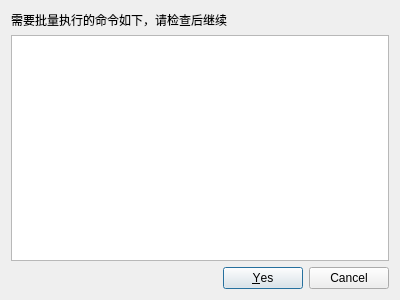
<?xml version="1.0" encoding="UTF-8"?>
<ui version="4.0">
 <class>Dialog_start_confirm</class>
 <widget class="QDialog" name="Dialog_start_confirm">
  <property name="geometry">
   <rect>
    <x>0</x>
    <y>0</y>
    <width>400</width>
    <height>300</height>
   </rect>
  </property>
  <property name="windowTitle">
   <string>Dialog</string>
  </property>
  <property name="sizeGripEnabled">
   <bool>false</bool>
  </property>
  <property name="modal">
   <bool>false</bool>
  </property>
  <layout class="QVBoxLayout" name="verticalLayout">
   <item>
    <widget class="QLabel" name="label">
     <property name="text">
      <string>需要批量执行的命令如下，请检查后继续</string>
     </property>
    </widget>
   </item>
   <item>
    <widget class="QListWidget" name="listWidget_out_confirm"/>
   </item>
   <item>
    <widget class="QDialogButtonBox" name="buttonBox">
     <property name="standardButtons">
      <set>QDialogButtonBox::Cancel|QDialogButtonBox::Yes</set>
     </property>
    </widget>
   </item>
  </layout>
 </widget>
 <resources/>
 <connections/>
</ui>
